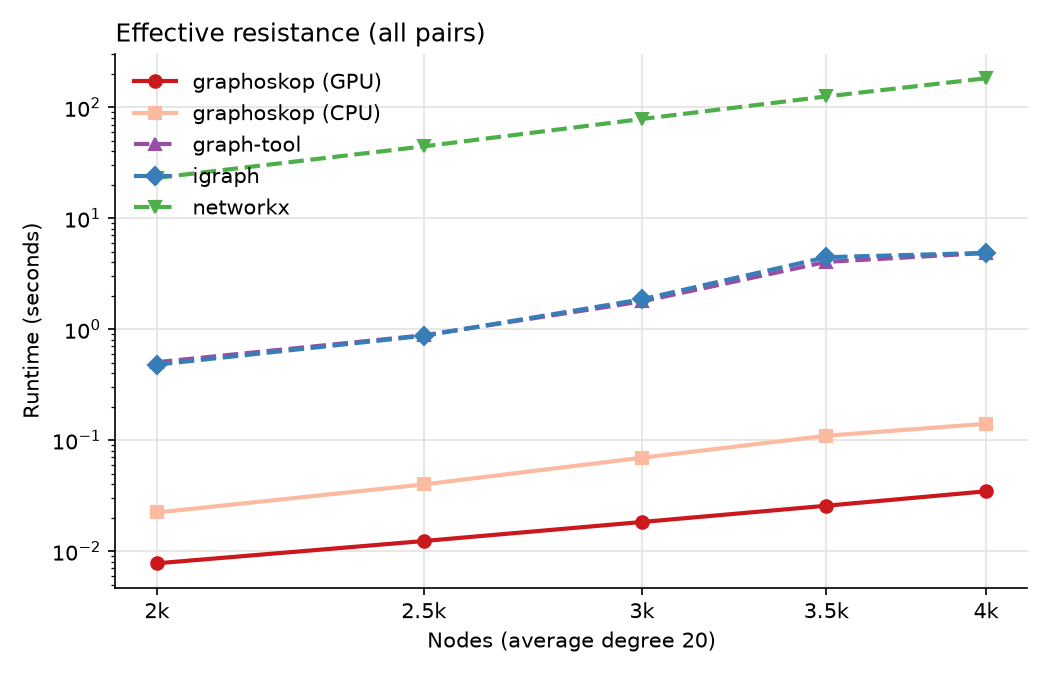

Recreate this plot in Python.
"""
Runtime of the matrix of effective resistances between all pairs of nodes on LFR graphs (see
:mod:`harness`). Writes ``effective_resistance.csv`` and ``.png``.

NetworkX has its own function (:func:`networkx.resistance_distance`, all pairs as a dictionary of
dictionaries). igraph and graph-tool have none: their users would take the Laplacian from the
library and finish with NumPy, as NetworkX does internally (pseudoinverse of the dense Laplacian,
:math:`R_{uv} = L^+_{uu} + L^+_{vv} - 2 L^+_{uv}`). Results are compared through the sum of all
resistances.
"""

import numpy as np

import graphoskop as gsk
from harness import run


def resistance(L):
   """
   Effective resistances from a dense Laplacian, as NetworkX computes them.

   :param L: Dense Laplacian, NumPy array.
   :return: Dense matrix of effective resistances.
   """
   P = np.linalg.pinv(L, hermitian = True)
   d = np.diag(P)
   return d[:, None] + d[None, :] - 2 * P


def networkx_er(g):
   import networkx as nx
   return nx.resistance_distance(g)


def igraph_er(g):
   from scipy.sparse.csgraph import laplacian
   return resistance(laplacian(g.get_adjacency_sparse().astype(float)).toarray())


def graph_tool_er(g):
   import graph_tool.all as gt
   return resistance(gt.laplacian(g).toarray())


SIZES = [2000, 2500, 3000, 3500, 4000]   # networkx: about 5 minutes on the largest

FUNCTIONS = {
   "graphoskop (GPU)": gsk.effective_resistance,
   "graphoskop (CPU)": gsk.effective_resistance,
   "graph-tool": graph_tool_er,
   "igraph": igraph_er,
   "networkx": networkx_er,
}

SUMMARY = {
   "graphoskop (GPU)": lambda R: R.double().sum().item(),
   "graphoskop (CPU)": lambda R: R.double().sum().item(),
   "graph-tool": np.sum,
   "igraph": np.sum,
   "networkx": lambda d: sum(sum(row.values()) for row in d.values()),
}

if __name__ == "__main__":
   run("effective_resistance", "Effective resistance (all pairs)", FUNCTIONS, SIZES, SUMMARY)
